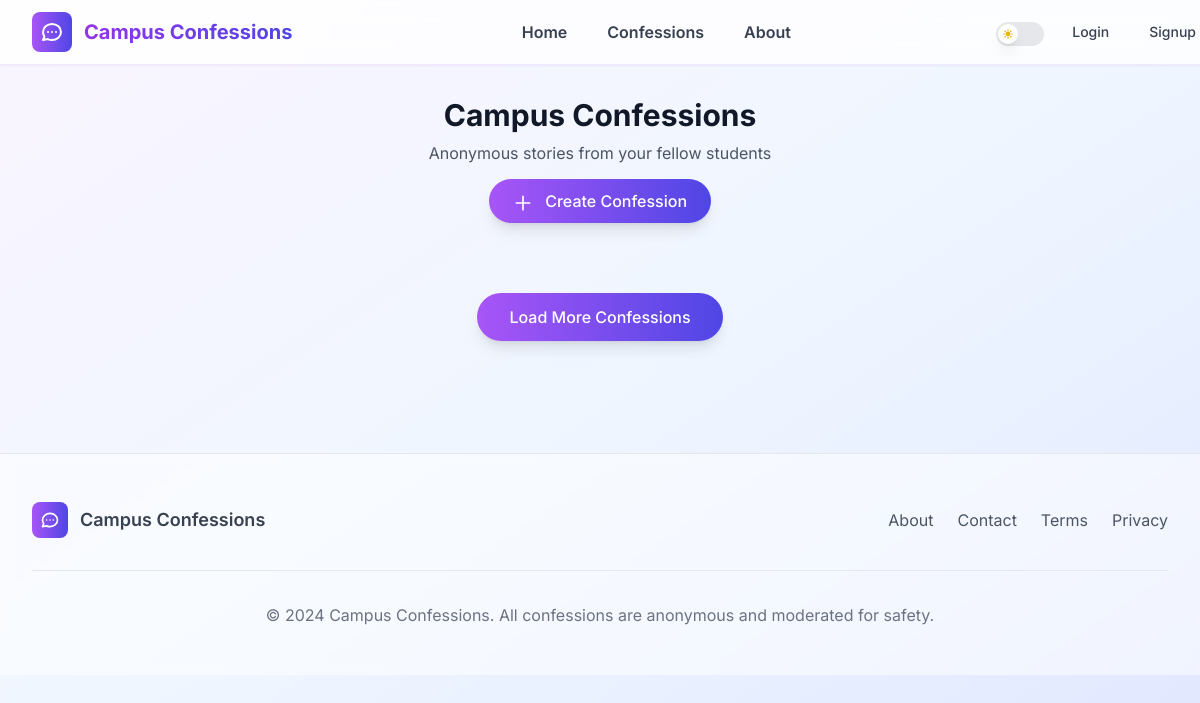
/confessions/confessions/, run on an earlier commit of the app's database.
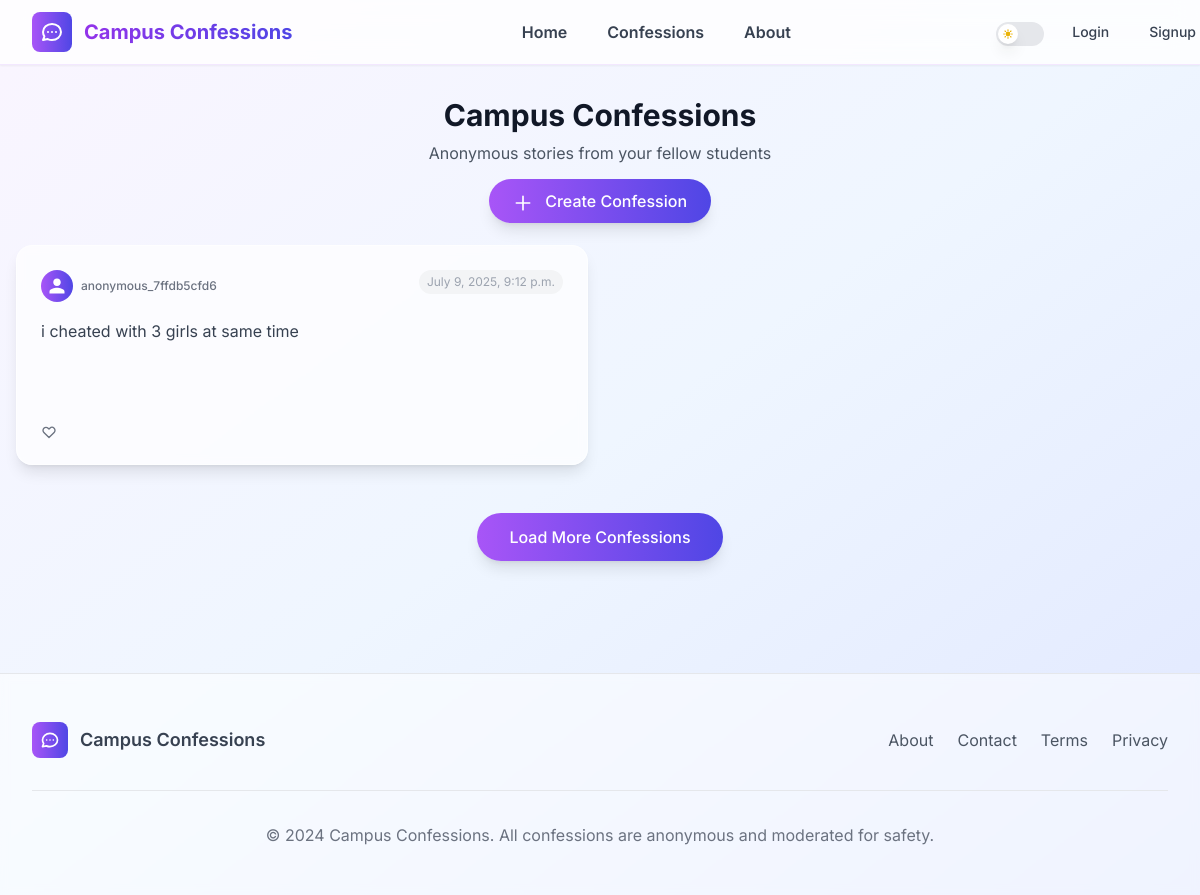
And on a later commit of the database.
### confessions/models.py (models this page shows, shortened)
class Confession(models.Model):
    user = models.ForeignKey(User, on_delete=models.CASCADE)
    content = models.TextField()
    created_at = models.DateTimeField(auto_now_add=True)
    likes = models.PositiveIntegerField(default=0)

### accounts/models.py (models this page shows, shortened)
class Profile(models.Model):
    user = models.OneToOneField(User, on_delete=models.CASCADE)
    college = models.CharField(max_length=100)
    anonymous_id = models.CharField(max_length=100, unique=True, blank=True, null=True, help_text="A unique anonymous ID for the user.")

### confessions/views.py (the view)
# urls.py: path("confessions/",include("confessions.urls"))
def confessions(request):
    all_confessions=Confession.objects.all().order_by('-created_at')
    if request.GET.get("create"):
        return render(request, 'confessions/confessions.html',
                      {"confessions":all_confessions,
                       "show_modal":True,
                       "confession":None})
    if request.GET.get("edit"):
        confession=Confession.objects.get(id=request.GET.get("edit"))
        return render(request, 'confessions/confessions.html',
                      {"confessions":all_confessions,
                       "show_modal":True,
                       "confession":confession})
    return render(request, 'confessions/confessions.html',{"confessions":all_confessions})

### templates/confessions/confessions.html (shortened to what this page needs)
{% extends "base.html" %}
{% block content %}
<div class="max-w-7xl mx-auto px-2 sm:px-4 md:px-6 lg:px-4 xl:px-0 py-8">
    <div class="text-center mb-8">
        <h1 class="text-3xl font-bold text-gray-900 dark:text-white mb-2">Campus Confessions</h1>
        <p class="text-gray-600 dark:text-gray-400 mb-6">Anonymous stories from your fellow students</p>
             <a href="?create=true" type="submit" id="createConfessionBtn" class="bg-gradient-to-r from-purple-500 to-indigo-600 text-white px-6 py-3 rounded-full font-medium hover:from-purple-600 hover:to-indigo-700 transform hover:scale-105 transition-all duration-200 shadow-lg hover:shadow-xl">
                 <svg class="w-5 h-5 inline-block mr-2" fill="none" stroke="currentColor" viewBox="0 0 24 24">
                     <path stroke-linecap="round" stroke-linejoin="round" stroke-width="2" d="M12 4v16m8-8H4"/>
                 </svg>
                 Create Confession
             </a>
    </div>
    <div class="grid grid-cols-1 lg:grid-cols-2 gap-6">
        {% for confession in confessions %}
        <div class="confession-card bg-white/70 dark:bg-gray-800/70 backdrop-blur-sm rounded-2xl p-6 shadow-lg hover:shadow-2xl dark:hover:shadow-purple-500/10 transition-all duration-300 transform hover:-translate-y-2 border border-white/50 dark:border-gray-700/50 hover:border-purple-200 dark:hover:border-purple-500/30 flex flex-col h-full min-h-[220px]">
            <div class="flex-1 flex flex-col">
                <div class="flex items-start justify-between mb-4">
                    <div class="flex items-center space-x-2">
                        <div class="w-8 h-8 bg-gradient-to-r from-purple-500 to-indigo-600 rounded-full flex items-center justify-center">
                            <svg class="w-5 h-5 text-white" fill="currentColor" viewBox="0 0 24 24">
                                <path d="M12 12c2.7 0 4.5-1.8 4.5-4.5S14.7 3 12 3 7.5 4.8 7.5 7.5 9.3 12 12 12zm0 2c-3 0-9 1.5-9 4.5V21h18v-2.5c0-3-6-4.5-9-4.5z"/>
                            </svg>
                        </div>
                        <span class="text-xs text-gray-500 dark:text-gray-400 font-medium">{{confession.user.profile.anonymous_id}}</span>
                    </div>
                    <span class="text-xs text-gray-400 dark:text-gray-500 bg-gray-100 dark:bg-gray-700 px-2 py-1 rounded-full transition-colors duration-300">{{confession.created_at}}</span>
                </div>
                <p class="text-gray-700 dark:text-gray-200 leading-relaxed transition-colors duration-300">
                    {{confession.content}}
                </p>
            </div>
            <div class="mt-4 flex items-center justify-between">
                <div class="flex items-center space-x-2">
                    <button class="flex items-center space-x-1 text-gray-500 dark:text-gray-400 hover:text-red-500 dark:hover:text-red-400 transition-colors group">
                    </button>
                </div>
            </div>
        </div>
        {% endfor %}
    </div>
    <div class="text-center mt-12">
        <button class="bg-gradient-to-r from-purple-500 to-indigo-600 text-white px-8 py-3 rounded-full font-medium hover:from-purple-600 hover:to-indigo-700 transform hover:scale-105 transition-all duration-200 shadow-lg hover:shadow-xl">
            Load More Confessions
        </button>
    </div>
</div>
{% endblock %}

What changed in the data, as far as the page shows it:
added Confession: user.profile.anonymous_id "anonymous_7ffdb5cfd6", created_at "July 9, 2025, 9:12 p.m.", content "i cheated with 3 girls at same time"
